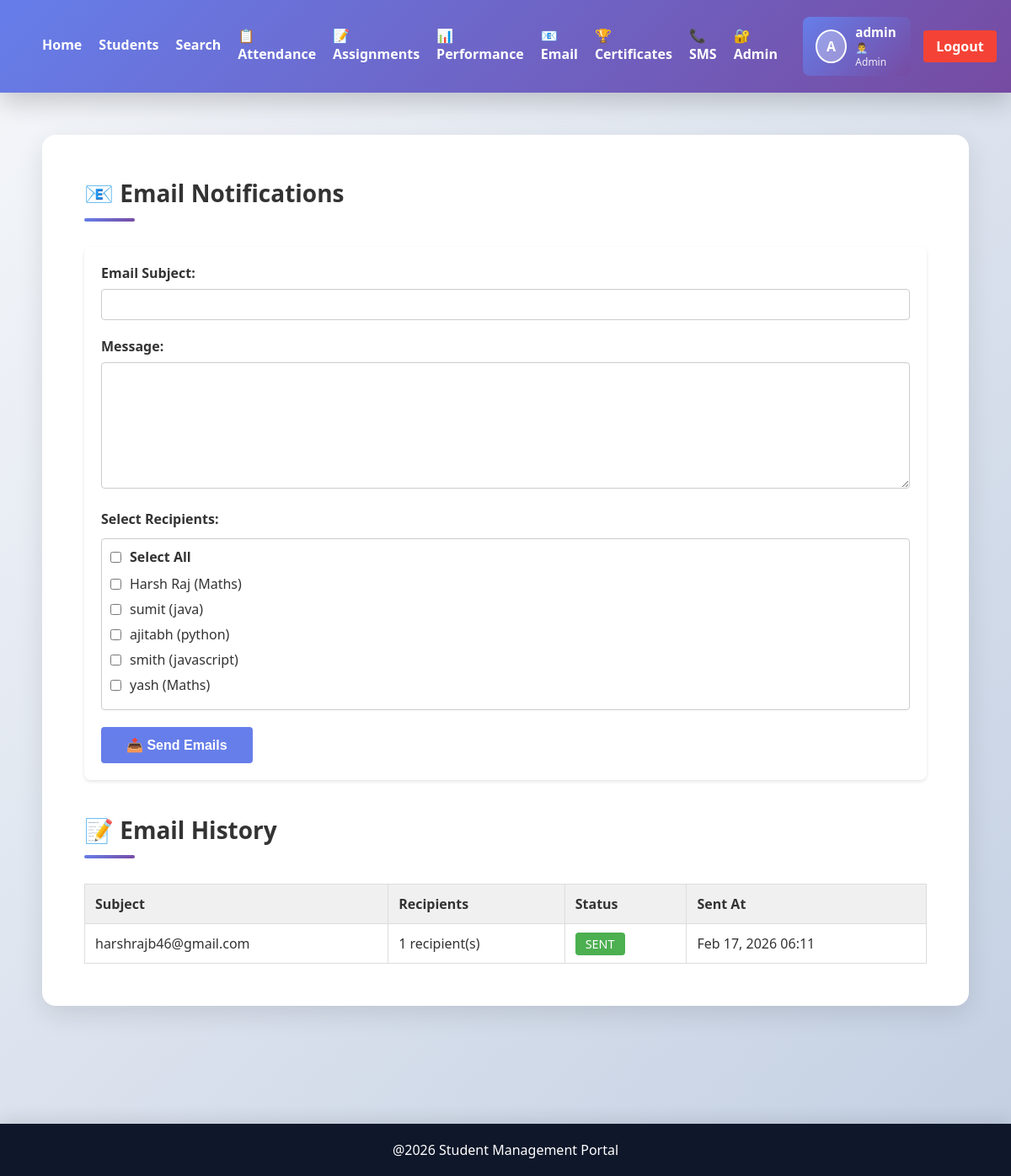
The app's page /email-notifications/ (signed in) with its own data.
### students/models.py (models this page shows, shortened)
class Student(models.Model):
    name = models.CharField(max_length=100)
    course = models.CharField(max_length=100)
    marks = models.IntegerField()
    age = models.IntegerField(default=18)
    profile_pic = models.ImageField(upload_to='profiles/', blank=True, null=True)

class EmailNotification(models.Model):
    subject = models.CharField(max_length=200)
    message = models.TextField()
    recipients = models.ManyToManyField(Student)
    sent_at = models.DateTimeField(null=True, blank=True)
    created_at = models.DateTimeField(auto_now_add=True)
    status = models.CharField(max_length=20, choices=[
        ('draft', 'Draft'),
        ('scheduled', 'Scheduled'),
        ('sent', 'Sent'),
    ], default='draft')
    class Meta:
        ordering = ['-created_at']

### students/views.py (the view, shortened to what this page needs)
# urls.py: path('email-notifications/', views.email_notifications, name='email_notifications'),
@login_required(login_url='login')
@user_passes_test(is_admin, login_url='home')
def email_notifications(request):
    students = Student.objects.all()
    notifications = EmailNotification.objects.all().order_by('-created_at')
    data = {
        'students': students,
        'notifications': notifications,
    }
    return render(request, 'email_notifications.html', data)

### students/views.py (called while the page is built)
def is_admin(user):
    return user.is_superuser or user.is_staff

### students/templates/email_notifications.html (shortened to what this page needs)
{% extends 'base.html' %}
{% block content %}
<section class="content-section">
    <h2>📧 Email Notifications</h2>
    <form method="POST" style="background: white; padding: 20px; border-radius: 8px; margin-bottom: 30px; box-shadow: 0 2px 4px rgba(0,0,0,0.1);">
        <div style="margin-bottom: 20px;">
            <label style="display: block; margin-bottom: 8px; font-weight: 600;">Email Subject:</label>
            <input type="text" name="subject" required style="width: 100%; padding: 10px; border: 1px solid #ccc; border-radius: 4px; box-sizing: border-box;">
        </div>
        <div style="margin-bottom: 20px;">
            <label style="display: block; margin-bottom: 8px; font-weight: 600;">Message:</label>
            <textarea name="message" required style="width: 100%; padding: 10px; border: 1px solid #ccc; border-radius: 4px; box-sizing: border-box; min-height: 150px;"></textarea>
        </div>
        <div style="margin-bottom: 20px;">
            <label style="display: block; margin-bottom: 12px; font-weight: 600;">Select Recipients:</label>
            <div style="max-height: 300px; overflow-y: auto; border: 1px solid #ccc; border-radius: 4px; padding: 10px;">
                <label style="display: flex; align-items: center; margin-bottom: 10px;">
                    <input type="checkbox" name="select_all" onchange="document.querySelectorAll('input[name=recipients]').forEach(cb => cb.checked = this.checked);" style="margin-right: 10px;">
                    <strong>Select All</strong>
                </label>
                {% for student in students %}
                    <label style="display: flex; align-items: center; margin-bottom: 8px;">
                        <input type="checkbox" name="recipients" value="{{ student.id }}" style="margin-right: 10px;">
                        {{ student.name }} ({{ student.course }})
                    </label>
                {% endfor %}
            </div>
        </div>
        <button type="submit" style="padding: 12px 30px; background: #667eea; color: white; border: none; border-radius: 4px; font-weight: 600; cursor: pointer; font-size: 1em;">📤 Send Emails</button>
    </form>
    <h3 style="margin-top: 40px;">📝 Email History</h3>
    <table style="width: 100%; border-collapse: collapse;">
        <thead>
            <tr style="background: #f0f0f0;">
                <th style="padding: 12px; text-align: left; border: 1px solid #ddd;">Subject</th>
                <th style="padding: 12px; text-align: left; border: 1px solid #ddd;">Recipients</th>
                <th style="padding: 12px; text-align: left; border: 1px solid #ddd;">Status</th>
                <th style="padding: 12px; text-align: left; border: 1px solid #ddd;">Sent At</th>
            </tr>
        </thead>
        <tbody>
            {% for notif in notifications %}
                <tr style="border: 1px solid #ddd;">
                    <td style="padding: 12px; border: 1px solid #ddd;">{{ notif.subject }}</td>
                    <td style="padding: 12px; border: 1px solid #ddd;">{{ notif.recipients.count }} recipient(s)</td>
                    <td style="padding: 12px; border: 1px solid #ddd;">
                        <span style="background: {% if notif.status == 'sent' %}#4caf50{% elif notif.status == 'scheduled' %}#ff9800{% else %}#9e9e9e{% endif %}; color: white; padding: 4px 12px; border-radius: 4px; font-size: 0.9em;">
                            {{ notif.status|upper }}
                        </span>
                    </td>
                    <td style="padding: 12px; border: 1px solid #ddd;">{{ notif.sent_at|date:"M d, Y H:i"|default:"—" }}</td>
                </tr>
            {% empty %}
                <tr>
                    <td colspan="4" style="padding: 20px; text-align: center; color: #666;">No emails sent yet</td>
                </tr>
            {% endfor %}
        </tbody>
    </table>
</section>
{% endblock %}

### students/templates/base.html (shortened to what this page needs)
{% load student_extras %}
{% load static %}
<!DOCTYPE html>
<html>
    <head>
        <link rel="stylesheet" href="{%static 'css/style.css'%}">
    </head>
    <body>
        <header class="navbar">
            <nav style="display: flex; justify-content: space-between; align-items: center;">
                <div style="display: flex; gap: 20px; align-items: center;">
                    <a href="{% url 'home' %}">Home</a>
                    <a href="{% url 'students' %}">Students</a>
                    <a href="{% url 'search' %}">Search</a>
                    <a href="{% url 'attendance' %}">📋 Attendance</a>
                    <a href="{% url 'assignments' %}">📝 Assignments</a>
                    <a href="{% url 'performance_charts' %}">📊 Performance</a>
                    {% if user.is_staff or user.is_superuser %}
                        <a href="{% url 'email_notifications' %}">📧 Email</a>
                        <a href="{% url 'certificates' %}">🏆 Certificates</a>
                        <a href="{% url 'sms_alerts' %}">📞 SMS</a>
                        <a href="{% url 'admin_panel' %}">🔐 Admin</a>
                    {% endif %}
                </div>
                <div style="display: flex; align-items: center; gap: 15px;">
                    {% if user.is_authenticated %}
                        {% with admin_user=user %}
                            {% if user.is_staff or user.is_superuser %}
                                <div style="display: flex; align-items: center; gap: 10px; padding: 8px 15px; background: linear-gradient(135deg, #667eea, #764ba2); border-radius: 8px; color: white;">
                                    {% with profile=admin_user.student_set.first %}
                                        {% if profile.profile_pic %}
                                            <img src="{{ profile.profile_pic.url }}" alt="{{ admin_user.username }}" style="width: 40px; height: 40px; border-radius: 50%; object-fit: cover; border: 2px solid white;">
                                        {% else %}
                                            <div style="width: 40px; height: 40px; border-radius: 50%; background: rgba(255,255,255,0.3); display: flex; align-items: center; justify-content: center; font-weight: bold; border: 2px solid white;">
                                                {{ admin_user.first_name|first|upper|default:admin_user.username|first|upper }}
                                            </div>
                                        {% endif %}
                                    {% endwith %}
                                    <div>
                                        <div style="font-weight: 600; font-size: 0.95em;">{{ admin_user.first_name|default:admin_user.username }}</div>
                                        <div style="font-size: 0.75em; opacity: 0.9;">👨‍💼 Admin</div>
                                    </div>
                                </div>
                            {% endif %}
                        {% endwith %}
                        <a href="{% url 'logout' %}" style="padding: 8px 15px; background: #f44336; color: white; border-radius: 4px; text-decoration: none; font-weight: 600;">Logout</a>
                    {% else %}
                        <a href="{% url 'login' %}">Login</a>
                    {% endif %}
                </div>
            </nav>
        </header>
        <div class="container">
            {% block content %}
            {% endblock %}
        </div>
        <footer class="footer">
            <p>@2026 Student Management Portal</p>
        </footer>
    </body>
</html>

### students/static/css/style.css (style rules this page uses)
* { margin: 0; padding: 0; box-sizing: border-box; }
body { font-family: 'Segoe UI', 'Roboto', Tahoma, Geneva, Verdana, sans-serif; background: linear-gradient(135deg, #f5f7fa 0%, #c3cfe2 100%); min-height: 100vh; color: #333; }
.navbar { background: linear-gradient(135deg, #667eea 0%, #764ba2 100%); color: white; display: flex; justify-content: space-between; align-items: center; padding: 20px 50px; box-shadow: 0 10px 30px rgba(0, 0, 0, 0.2); position: sticky; top: 0; z-index: 100; }
nav { display: flex; gap: 30px; }
.navbar a { color: white; text-decoration: none; font-weight: 600; transition: all 0.3s ease; position: relative; padding-bottom: 5px; }
.navbar a::after { content: ''; position: absolute; bottom: 0; left: 0; width: 0; height: 2px; background: #fbbf24; transition: width 0.3s ease; }
.container { padding: 50px; max-width: 1400px; margin: 0 auto; }
.content-section { background: white; padding: 50px; margin-bottom: 40px; border-radius: 16px; box-shadow: 0 10px 30px rgba(0, 0, 0, 0.1); }
.content-section h2, .content-section h3 { color: #333; margin-top: 0; margin-bottom: 30px; font-size: 28px; font-weight: 700; position: relative; padding-bottom: 15px; }
.content-section h2::after, .content-section h3::after { content: ''; position: absolute; bottom: 0; left: 0; width: 60px; height: 4px; background: linear-gradient(135deg, #667eea, #764ba2); border-radius: 2px; }
.footer { background: linear-gradient(135deg, #667eea, #764ba2); color: white; text-align: center; padding: 30px; margin-top: 60px; box-shadow: 0 -5px 20px rgba(0, 0, 0, 0.1); }
.footer p { margin: 0; font-weight: 500; }
.footer { text-align:center; background:#0f172a; color:white; padding:20px; margin-top:50px; }

### records on screen
Student: name "Harsh Raj", course "Maths"
Student: name "sumit", course "java"
Student: name "ajitabh", course "python"
Student: name "smith", course "javascript"
Student: name "yash", course "Maths"
EmailNotification: subject "harshrajb46@gmail.com", recipients.count "1", status "SENT", sent_at "Feb 17, 2026 06:11"

### other values on screen
{{ admin_user.first_name|default:admin_user.username }} "admin"
